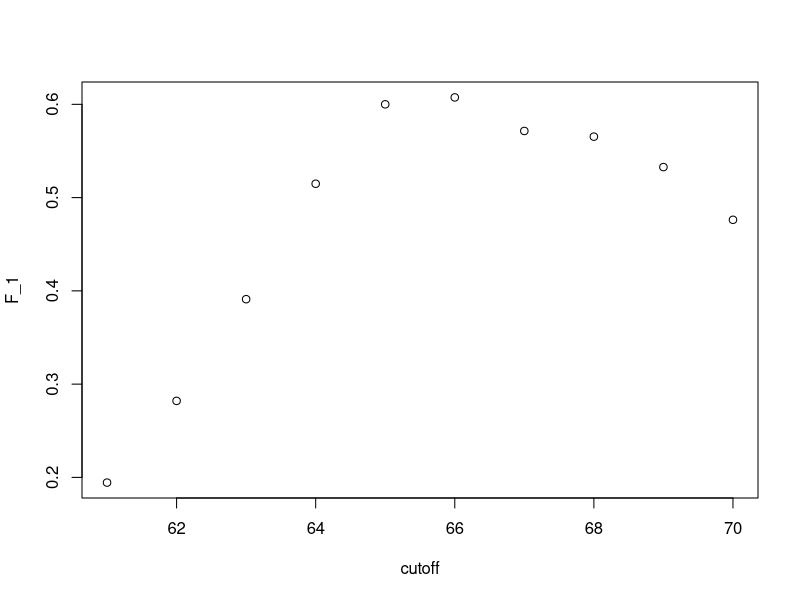

Reproduce this figure in R. (Note: this script raises an error after producing the figure.)
# ===== Nearest Neighbors


# Comprehension Check: Nearest Neighbors

# Q1
# Previously, we used logistic regression to predict sex based on height. Now we are going to use knn to do the same. 
# Use the code described in these videos to select the F_1 measure and plot it against k. Compare to the F_1 of about 
# 0.6 we obtained with regression. Set the seed to 1.

# What is the max value of F_1?
# At what value of k does the max occur?

library(caret)
library(dslabs)
library(tidyverse)

data(heights)

y <- heights$sex
x <- heights$height

set.seed(1)
test_index <- createDataPartition(y, times = 1, p = 0.5, list = FALSE)

test_set <- heights[test_index, ]
train_set <- heights[-test_index, ]

# As in F_1 score
cutoff <- seq(61, 70)
F_1 <- map_dbl(cutoff, function(x){
  y_hat <- ifelse(train_set$height > x, "Male", "Female") %>% factor(levels = levels(test_set$sex))
  F_meas(data = y_hat, reference = factor(train_set$sex))
})

plot(cutoff, F_1)

# Using Logistic Regression

lm_fit <- mutate(train_set, y = as.numeric(sex == "Female")) %>%
          lm(y ~ height, data = .)
#p_hat <- predict(lm_fit, test_set)
#y_hat <- ifelse(p_hat > 0.6, "Female", "Male") %>% factor()
y_hat <- predict(lm_fit, train_set) %>% factor()
F_meas(data = y_hat, reference = factor(train_set$sex))


set.seed(1)
ks <- seq(1, 101, 1)

accuracy <- map_df(ks, function(k){
  fit <- knn3(sex ~ height, data = train_set, k = k)
  
  y_hat <- predict(fit, train_set, type = "class")
  
  F_1 <- F_meas(data = y_hat, reference = factor(train_set$sex))
  
  list(k = k, F_1 = F_1)
})

accuracy %>% ggplot(aes(k,F_1)) + geom_line()

max_F_1 <- max(accuracy$F_1)
max_F_1

max_k <- accuracy$k[which.max(max_F_1)]
max_k

# Q2
# Next we will use the same gene expression example used in the Comprehension Check: Distance exercises. You can 
# load it like this:
  
library(dslabs)
data("tissue_gene_expression")

# Split the data into training and test sets, and report the accuracy you obtain. 
# Try it for k = 1, 3, 5, 7, 9, 11. Set the seed to 1.

y <- tissue_gene_expression$y
x <- tissue_gene_expression$x

set.seed(1)
index <- createDataPartition(y, times = 1, p = 0.5, list = FALSE)

train_set_x = x[-index,] 
test_set_x = x[index,] 
train_set_y = y[-index] 
test_set_y = y[index] 

ks <- seq(1, 11, 2)

accur <- map_df(ks, function(k){
  set.seed(1)
  fit <- knn3(train_set_x, train_set_y, k = k)
  
  y_hat <- predict(fit, test_set_x, type = "class") %>% factor(levels = levels(test_set_y))
  
  cm <- confusionMatrix(data = y_hat, reference = test_set_y)
  acc <- cm$overall["Accuracy"]

  list(k = k, acc = acc)
})


# TESTE
train_set = (list('x' = train_set_x, 'y' = train_set_y))
test_set = (list('x' = test_set_x, 'y' = test_set_y))

accuracy2 <- sapply(ks,function(k){ 
    knn_fitq2 <- knn3(y ~ x, data=train_set, k=k)

    y_hat <- predict(knn_fitq2, test_set,type="class") %>% factor(levels = levels(test_set$y))
    
    cm <- confusionMatrix(data = y_hat, reference = test_set$y)
    acc <- cm$overall["Accuracy"]
    
    list(k = k, acc = acc)
})
